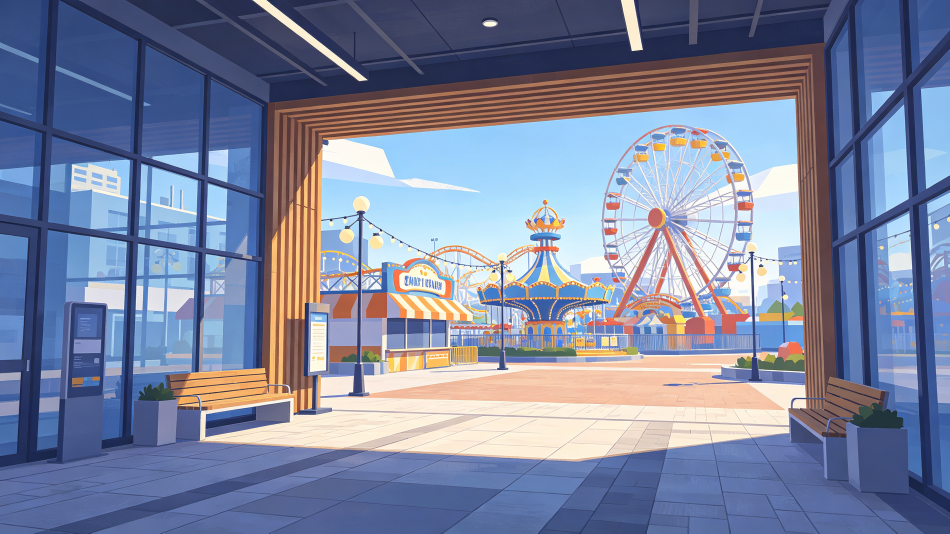
#> input picture src/assets/bg/amusement_park/day.webp, 2848 x 1600 px (shown at 1/3 size)
$ python import-atlas-asset.py ../src/assets/bg/amusement_park/day.webp out.png
#> lines starting #> are read from the running program, lines starting #| are printed output that depends on the picture
#> in main, raw is the input picture: PIL image 2848x1600 RGB; mean R, G, B 124, 132.3, 159.2
"""Normalize a generated atlas image to the map's native wide background size."""

from __future__ import annotations

import argparse
from pathlib import Path

from PIL import Image, ImageEnhance


TARGET_SIZE = (1672, 941)


def cover(image: Image.Image, size: tuple[int, int]) -> Image.Image:
    """Center-crop after scaling so generated 16:9 variants align with the atlas."""
#> called with size = (1672, 941)
    target_width, target_height = size
    width, height = image.size
#> width = 2848; height = 1600
    scale = max(target_width / width, target_height / height)
#> scale = 0.588
    resized = image.resize((round(width * scale), round(height * scale)), Image.Resampling.LANCZOS)
    left = max(0, (resized.width - target_width) // 2)
#> left = 1
    top = max(0, (resized.height - target_height) // 2)
#> top = 0
    return resized.crop((left, top, left + target_width, top + target_height))
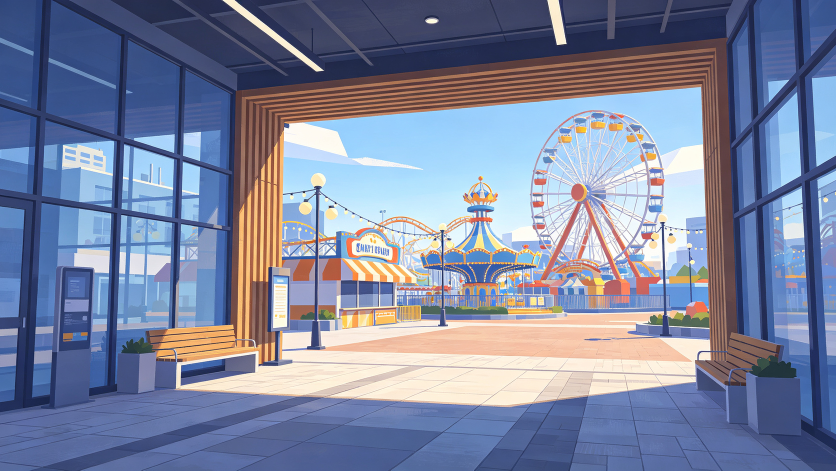
#> returned value: PIL image 1672x941 RGB (shown at 1/2 size); mean R, G, B 124, 132.3, 159.2


def grade_night(image: Image.Image, lighting: str) -> Image.Image:
    """Keep generated night maps readable while making their light much less theatrical."""
    if lighting == "none":
        return image

    if lighting == "night":
        red_gain, green_gain, blue_gain = (0.90, 0.95, 1.00)
        brightness, navy_opacity = (0.90, 0.035)
    else:
        red_gain, green_gain, blue_gain = (0.94, 0.97, 1.00)
        brightness, navy_opacity = (0.95, 0.020)

    channels = image.split()
    gains = (red_gain, green_gain, blue_gain)
    cooled = Image.merge(
        "RGB",
        tuple(channel.point(lambda value, gain=gain: round(value * gain)) for channel, gain in zip(channels, gains)),
    )
    dimmed = ImageEnhance.Brightness(cooled).enhance(brightness)
    navy = Image.new("RGB", dimmed.size, "#07111f")
    return Image.blend(dimmed, navy, navy_opacity)


def main() -> None:
    parser = argparse.ArgumentParser()
    parser.add_argument("source", type=Path)
    parser.add_argument("output", type=Path)
    parser.add_argument("--lighting", choices=("none", "night", "late-night"), default="none")
    args = parser.parse_args()

    with Image.open(args.source) as raw:
        atlas = grade_night(cover(raw.convert("RGB"), TARGET_SIZE), args.lighting)
        args.output.parent.mkdir(parents=True, exist_ok=True)
        atlas.save(args.output, "WEBP", quality=92, method=6)
    print(f"saved={args.output.resolve()} size={TARGET_SIZE[0]}x{TARGET_SIZE[1]} lighting={args.lighting}")


if __name__ == "__main__":
    main()

$ run again, on src/assets/bg/amusement_park/night.webp
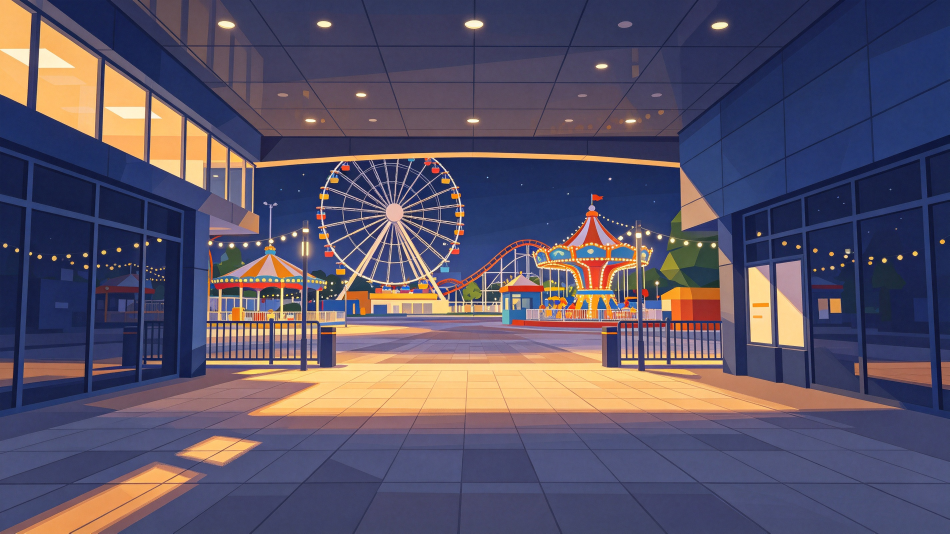
#> input picture src/assets/bg/amusement_park/night.webp, 2848 x 1600 px (shown at 1/3 size)
#> in main, raw is the input picture: PIL image 2848x1600 RGB; mean R, G, B 90.4, 82.7, 102.9
#> in cover, `return resized.crop((left, top, left + target_width, top + target_heig..`:
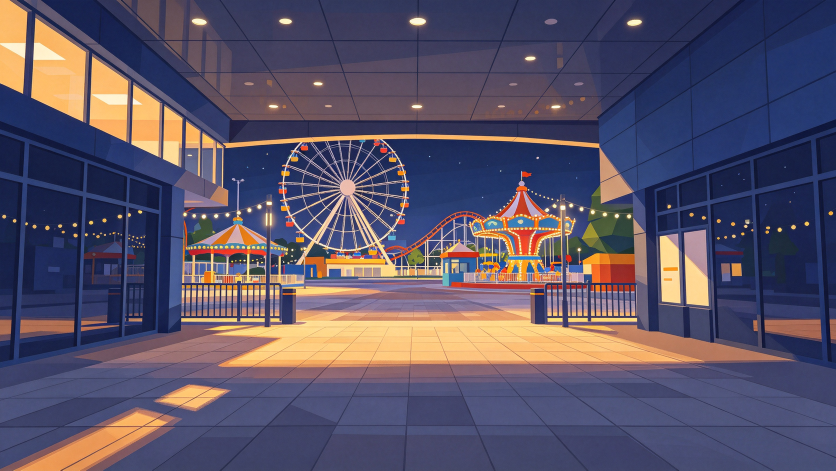
#> returned value: PIL image 1672x941 RGB (shown at 1/2 size); mean R, G, B 90.4, 82.8, 102.9
